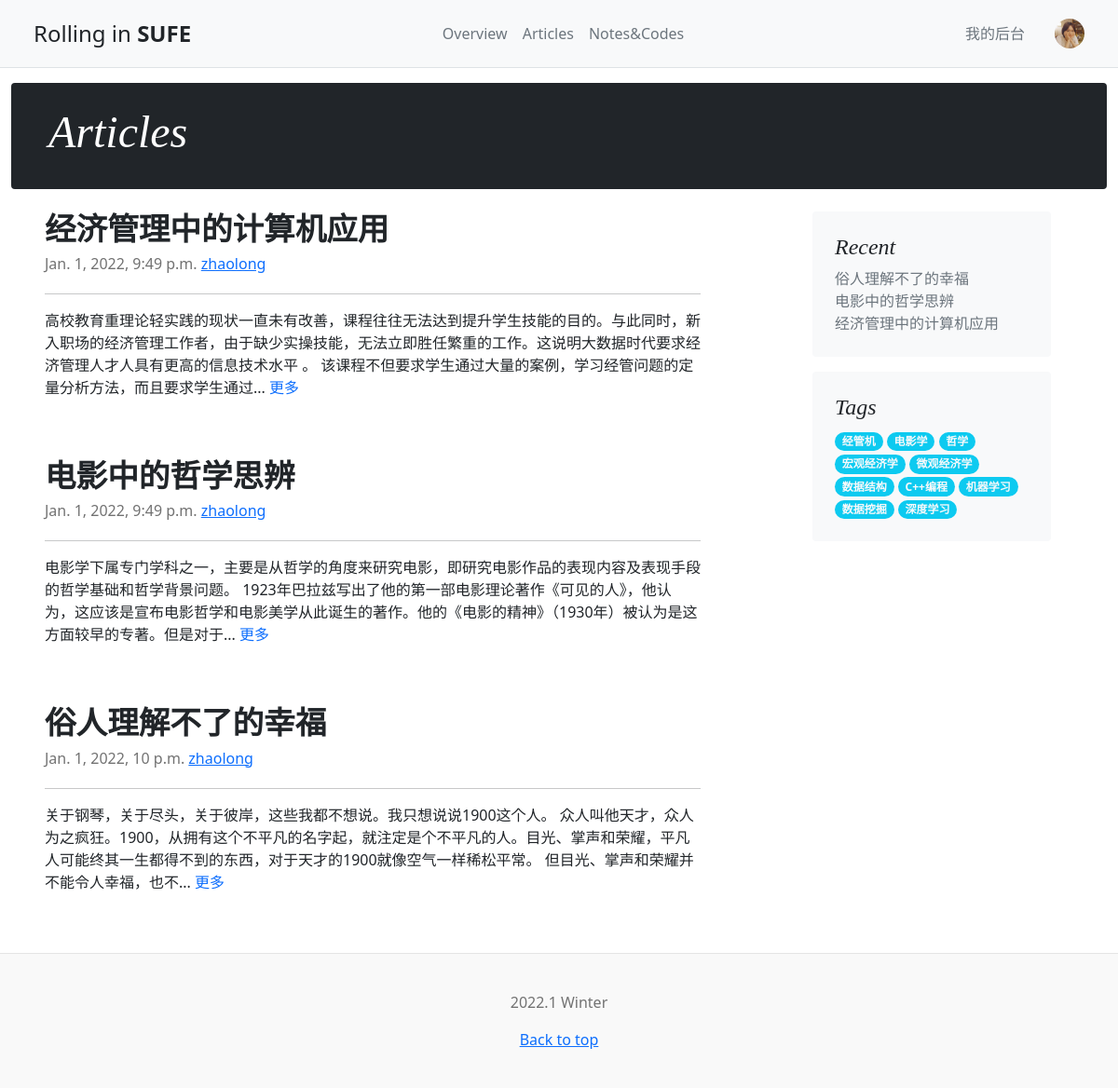
Screenshot of /article/index (signed in) with the database file from the repository.
### userprofile/models.py (models this page shows)
class Profile(models.Model):
    user = models.OneToOneField(User, on_delete=models.CASCADE, related_name='extension')
    telephone = models.CharField(max_length=11)
    birthday = models.DateField(null=True, blank=True)
    major = models.CharField(blank=True, max_length=30)
    school = models.CharField(blank=True, max_length=30)
    photo = models.ImageField(upload_to=user_directory_path, blank=True, null=True)
    def photo_url(self):
        if self.photo and hasattr(self.photo, 'url'):
            print(self.photo.url)
            return self.photo.url
        else:
            print(self.photo.url)

### article/models.py (models this page shows, shortened)
class Article(models.Model):
    title = models.CharField(max_length=100)
    abstract = models.CharField(max_length=300, blank=True)
    body = models.TextField()
    created_time = models.DateTimeField(default=timezone.now)
    modified_time = models.DateTimeField()
    category = models.ForeignKey(Category, on_delete=models.CASCADE)
    tags = models.ManyToManyField(Tag)
    author = models.ForeignKey(User, on_delete=models.CASCADE)

class Tag(models.Model):
    name = models.CharField(max_length=100)

### article/views.py (the view)
# urls.py: path('index', views.index, name='index'),
def index(request):
    article_list = Article.objects.all()
    return render(request, 'article/index.html', context={
        'article_list': article_list,
    })

### article/templatetags/article_extras.py (called while the page is built)
@register.inclusion_tag('article/inclusions/_recent_articles.html', takes_context=True)
def show_recent_articles(context, num=5):
    recent_articles = Article.objects.all().order_by('-created_time')[:num]
    return {
        'recent_articles': recent_articles,
    }

@register.inclusion_tag('article/inclusions/_show_tags.html', takes_context=True)
def show_tags(context):
    tags_list = Tag.objects.all()
    return {
        'tags_list': tags_list,
    }

### userprofile/templatetags/profile_extras.py (called while the page is built)
@register.inclusion_tag('userprofile/inclusions/_show_photo.html', takes_context=True)
def show_photo(context, user_pk):
    profile = get_object_or_404(Profile, user_id=user_pk)
    return {
        'profile': profile,
    }

### templates/article/index.html
{% extends 'base.html' %}
{% load article_extras %}
{% block main %}
    <div class="row p-4 mb-4 text-white rounded bg-dark">
        <div class="col-md-6 px-3">
            <h1 class="display-4 fst-italic">Articles</h1>
        </div>
    </div>
    <div class="row g-5">
        <div class="col-md-8 px-5">
            {% for article in article_list %}
                <article class="blog-post">
                    <a href="{% url 'article:details' article.pk %}" class="text-dark fw-bold text-decoration-none">
                        <h2 class="blog-post-title">{{ article.title }}</h2>
                    </a>
                    <p class="blog-post-meta">{{ article.modified_time }} <a href="{% url 'userprofile:profiles' article.author.pk %}">{{ article.author }}</a></p>
                    <hr>
                    <p>{{ article.abstract }} <a href="{% url 'article:details' article.pk %}" class="text-decoration-none"> 更多 </a>
                    </p>
                    </article>
            {% empty %}
                <div class="no-results">NO RESULTS</div>
            {% endfor %}
        </div>
        <div class="col">
            <div class="position-sticky" style="top:2rem">
                {% show_recent_articles %}
                {% show_tags %}
            </div>
        </div>
    </div>
{% endblock main %}

### templates/userprofile/inclusions/_show_photo.html
<a href="{% url 'userprofile:profiles' profile.user_id %}" class="d-block link-dark text-decoration-none" id="dropdownUser1" data-bs-toggle="dropdown" aria-expanded="false">
    <img src="{{ profile.photo_url }}" alt="mdo" width="32" height="32" class="rounded-circle">
</a>

### templates/article/inclusions/_recent_articles.html
<div class="p-4 mx-5 mb-3 bg-light rounded">
    <h4 class="fst-italic">Recent</h4>
    <ul class="list-unstyled mb-0">
        {% for article in recent_articles %}
            <li>
            <a class="text-decoration-none link-secondary" href="{% url 'article:details' article.pk %}">{{ article.title }}</a>
            </li>
        {% endfor %}
    </ul>
</div>

### templates/article/inclusions/_show_tags.html
<div class="p-4 mx-5 mb-3 bg-light rounded">
    <h4 class="fst-italic">Tags</h4>
    <ul class="list-unstyled mb-0">
        {% for tag in tags_list %}
            <li class="badge rounded-pill bg-info text-light">
            <a class="text-decoration-none text-light link-secondary" href="{% url 'article:tag' tag.pk %}">{{ tag.name }}</a>
            </li>
        {% endfor %}
    </ul>
</div>

### article/static/article/css/blog.css (style rules this page uses)
h1, h2, h3, h4, h5, h6 { font-family: "Playfair Display", Georgia, "Times New Roman", serif; }
.display-4 { font-size: 2.5rem; }
@media (min-width: 768px) { .display-4 { font-size: 3rem; } }
.blog-post { margin-bottom: 4rem; }
.blog-post-title { margin-bottom: .25rem; font-size: 2.1rem; font-weight: bold; }
.blog-post-meta { margin-bottom: 1.25rem; color: #727272; }

### rows the page displays
Profile: photo_url (picture)
Article: title "经济管理中的计算机应用", modified_time "Jan. 1, 2022, 9:49 p.m.", author "zhaolong", abstract "高校教育重理论轻实践的现状一直未有改善，课程往往无法达到提升学生技能的目的。与此同时，新入职场的经济管理工作者，由于缺少实操技能，无法立即胜任繁重的工作。这说明大数据时代要求经济管理人才人具有更高的信息技术水平 。 该课程不但要求学生通过大量的案例，学习经管问题的定量分析方法，而且要求学生通过..."
Article: title "电影中的哲学思辨", modified_time "Jan. 1, 2022, 9:49 p.m.", author "zhaolong", abstract "电影学下属专门学科之一，主要是从哲学的角度来研究电影，即研究电影作品的表现内容及表现手段的哲学基础和哲学背景问题。 1923年巴拉兹写出了他的第一部电影理论著作《可见的人》，他认为，这应该是宣布电影哲学和电影美学从此诞生的著作。他的《电影的精神》（1930年）被认为是这方面较早的专著。但是对于..."
Article: title "俗人理解不了的幸福", modified_time "Jan. 1, 2022, 10 p.m.", author "zhaolong", abstract "关于钢琴，关于尽头，关于彼岸，这些我都不想说。我只想说说1900这个人。 众人叫他天才，众人为之疯狂。1900，从拥有这个不平凡的名字起，就注定是个不平凡的人。目光、掌声和荣耀，平凡人可能终其一生都得不到的东西，对于天才的1900就像空气一样稀松平常。 但目光、掌声和荣耀并不能令人幸福，也不..."
Tag: name "经管机"
Tag: name "电影学"
Tag: name "哲学"
Tag: name "宏观经济学"
Tag: name "微观经济学"
Tag: name "数据结构"
Tag: name "C++编程"
Tag: name "机器学习"
Tag: name "数据挖掘"
Tag: name "深度学习"
